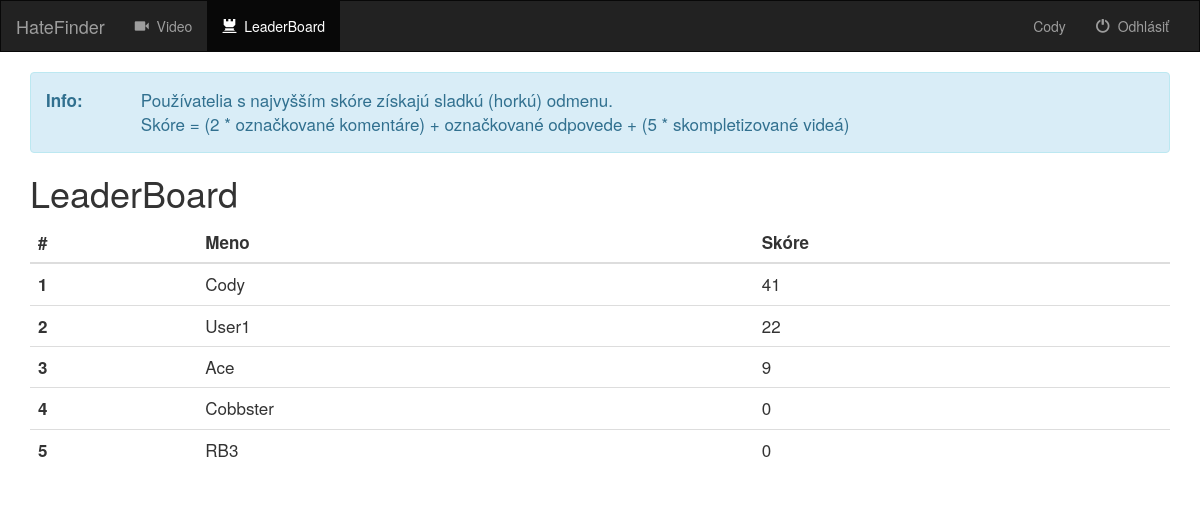
The app's page /video/leaderboard/ (signed in) with its own data.
### video/models.py (models this page shows)
class Worker(models.Model):
    user = models.OneToOneField(User, on_delete=models.CASCADE)
    videos = models.ManyToManyField(Video)
    comments = models.ManyToManyField(Comment)
    score = models.IntegerField(default=0)
    def __str__(self):
        return self.user.username

### video/views.py (the view)
class LeaderBoardView(generic.ListView):
    template_name = 'video/leaderboard.html'
    context_object_name = 'workers'
    def get_queryset(self):
        main_set = Worker.objects.all().order_by('-score')
        subset = main_set[:10]
        return subset

### video/templates/video/leaderboard.html (shortened to what this page needs)
{% extends 'video/base.html' %}
{% block active_list %}
    <ul class="nav navbar-nav">
        <li class="">
            <a href="{%  url 'video:index' %}">
                <span class="glyphicon glyphicon-facetime-video" aria-hidden="true"></span>&nbsp; Video
            </a>
        </li>
        <li class="active">
            <a href="{%  url 'video:leaderboard' %}">
                <span class="glyphicon glyphicon-tower" aria-hidden="true"></span>&nbsp; LeaderBoard
            </a>
        </li>
    </ul>
{% endblock %}
{% block body %}
    <div id="leaderboard" class="container">
        <div class="alert alert-info">
            <div class="row">
                <div class="col-md-1">
                    <strong>Info:</strong>
                </div>
                <div class="col-md-11">
                    Používatelia s najvyšším skóre získajú sladkú (horkú) odmenu. <br>
                    Skóre = (2 * označkované komentáre) + označkované odpovede + (5 * skompletizované videá)
                </div>
            </div>
        </div>
        <h1>LeaderBoard</h1>
        <table class="table">
            <thead>
                <tr>
                    <th>#</th>
                    <th>Meno</th>
                    <th>Skóre</th>
                </tr>
            </thead>
            <tbody>
                {% for worker in workers %}
                    <tr>
                        <th scope="row">{{ forloop.counter }}</th>
                        <td>{{ worker }}</td>
                        <td>{{ worker.score }}</td>
                    </tr>
                {% endfor %}
            </tbody>
        </table>
    </div>
{% endblock %}

### video/templates/video/base.html (shortened to what this page needs)
<!DOCTYPE html>
<html lang="en">
<head>
    {%  load staticfiles %}
    <link rel="stylesheet" href="https://maxcdn.bootstrapcdn.com/bootstrap/3.3.6/css/bootstrap.min.css">
    <link rel="stylesheet" type="text/css" href="{% static 'video/style.css' %}" />
</head>
<body>
    <nav class="navbar navbar-inverse">
        <div class="container-fluid">
            <div class="navbar-header">
                <a class="navbar-brand" href="{%  url 'video:index' %}">HateFinder</a>
            </div>
            <div class="collapse navbar-collapse" id="topNavBar">
                {% block active_list %}{% endblock %}
                {% if user.is_authenticated %}
                    <ul class="nav navbar-nav navbar-right">
                        <li class="">
                            <a href="{%  url 'video:profile' %}">
                                {{ user.get_username }}
                            </a>
                        </li>
                        <li class="">
                            <a href={%  url 'video:logout' %}>
                                <span class="glyphicon glyphicon-off" aria-hidden="true"></span>&nbsp; Odhlásiť
                        </li>
                    </ul>
                {% endif %}
            </div>
        </div>
    </nav>
    {% block body %}
    {% endblock %}
</body>
</html>

### video/static/video/style.css (style rules this page uses)
.navbar { border-radius: 0; }
#leaderboard { font-size: 17px; }

### records on screen
Worker: user.username "Cody", score "41"
Worker: user.username "User1", score "22"
Worker: user.username "Ace", score "9"
Worker: user.username "Cobbster", score "0"
Worker: user.username "RB3", score "0"

### other values on screen
{{ user.get_username }} "Cody"
